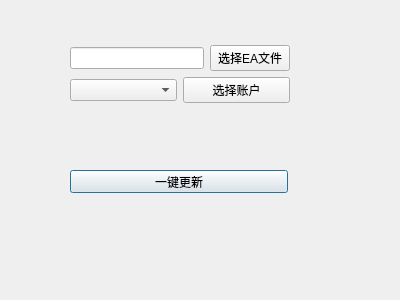
<?xml version="1.0" encoding="UTF-8"?>
<ui version="4.0">
 <class>Dialog</class>
 <widget class="QDialog" name="Dialog">
  <property name="geometry">
   <rect>
    <x>0</x>
    <y>0</y>
    <width>400</width>
    <height>300</height>
   </rect>
  </property>
  <property name="windowTitle">
   <string>Dialog</string>
  </property>
  <widget class="QPushButton" name="pushButton_3">
   <property name="geometry">
    <rect>
     <x>70</x>
     <y>170</y>
     <width>218</width>
     <height>23</height>
    </rect>
   </property>
   <property name="text">
    <string>一键更新</string>
   </property>
  </widget>
  <widget class="QWidget" name="">
   <property name="geometry">
    <rect>
     <x>70</x>
     <y>30</y>
     <width>220</width>
     <height>89</height>
    </rect>
   </property>
   <layout class="QVBoxLayout" name="verticalLayout_2">
    <item>
     <layout class="QVBoxLayout" name="verticalLayout">
      <item>
       <layout class="QHBoxLayout" name="horizontalLayout">
        <item>
         <widget class="QLineEdit" name="lineEdit"/>
        </item>
        <item>
         <widget class="QPushButton" name="pushButton">
          <property name="text">
           <string>选择EA文件</string>
          </property>
         </widget>
        </item>
       </layout>
      </item>
      <item>
       <layout class="QHBoxLayout" name="horizontalLayout_3">
        <item>
         <layout class="QHBoxLayout" name="horizontalLayout_2">
          <item>
           <widget class="QComboBox" name="comboBox"/>
          </item>
         </layout>
        </item>
        <item>
         <widget class="QPushButton" name="pushButton_2">
          <property name="text">
           <string>选择账户</string>
          </property>
         </widget>
        </item>
       </layout>
      </item>
     </layout>
    </item>
   </layout>
  </widget>
 </widget>
 <resources/>
 <connections/>
</ui>
